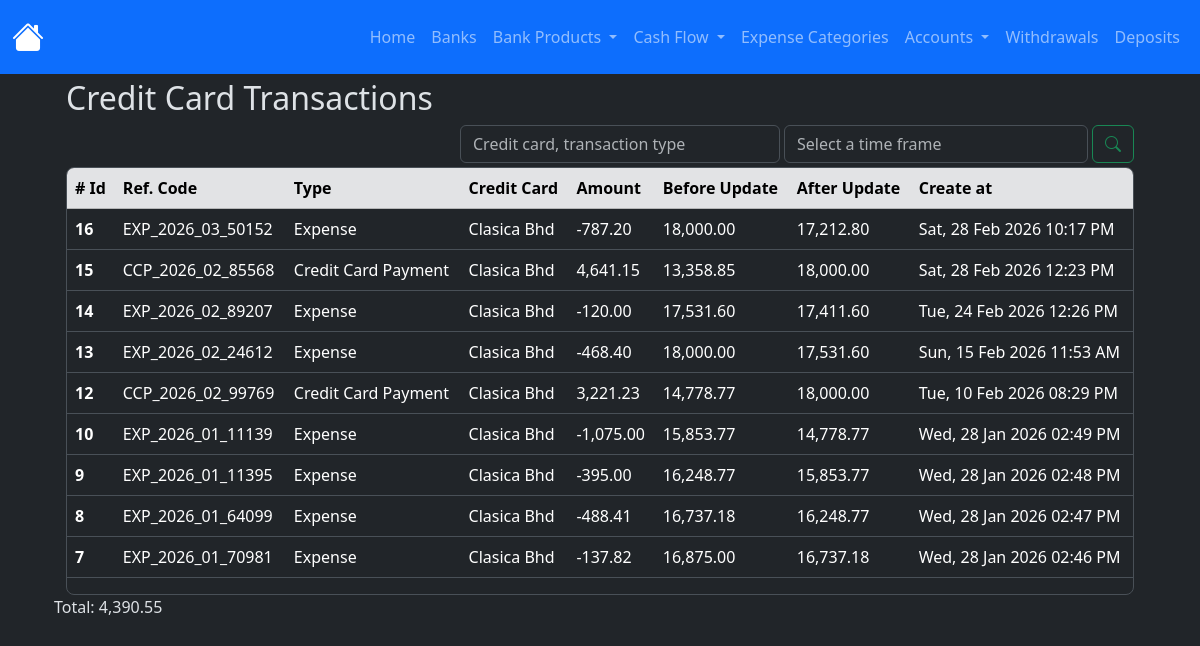
Before: /credit_card_ledger/ledger with the older database file.
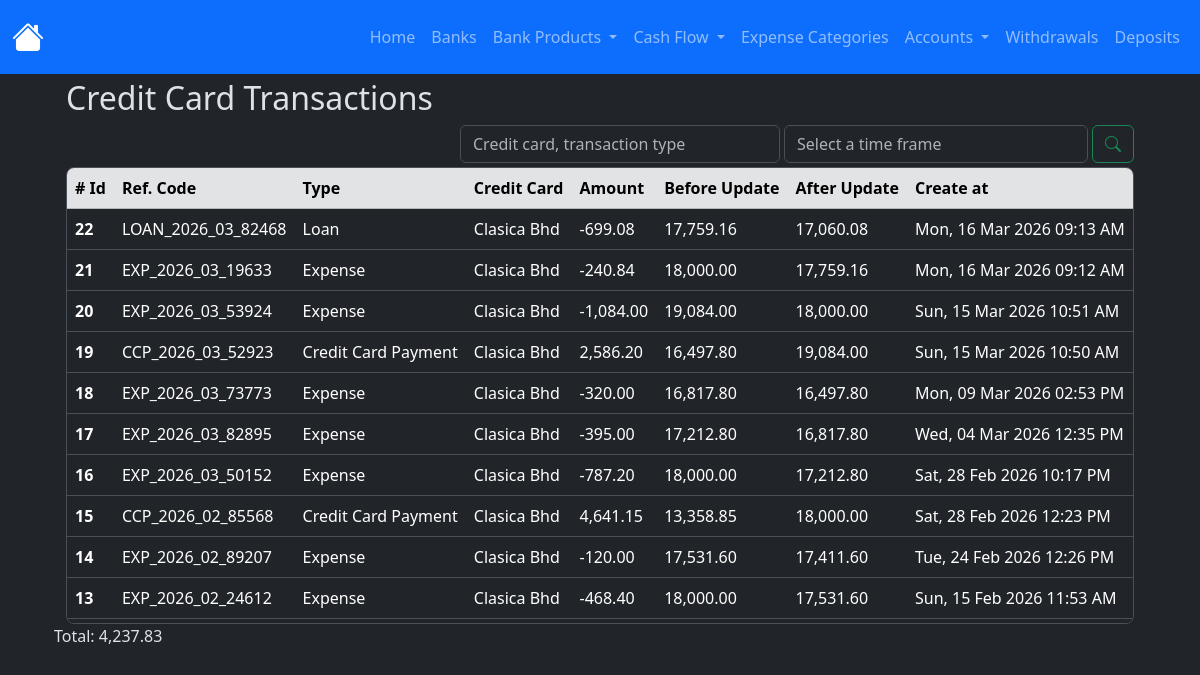
After: the same page with the newer database file.
### app/models/credit_card_transactions_ledger.py (models this page shows, shortened)
class CreditCardTransactionsLedger(db.Model):
    __tablename__ = 'credit_card_transactions_ledger'
    id = db.Column(db.Integer, primary_key=True)
    amount = db.Column(db.Numeric(10,2), nullable=False)
    transaction_type = db.Column(db.String(100), nullable=False)
    reference_code = db.Column(db.String(100), nullable=False)
    credit_card_id = db.Column(db.Integer, db.ForeignKey('credit_cards.id'), nullable=False)
    before_update_balance = db.Column(db.Numeric(10,2), nullable=False)
    after_update_balance = db.Column(db.Numeric(10,2), nullable=False)
    created_at = db.Column(
        db.DateTime(timezone=True),
        default=utcnow, #internally sqlalchemy will exectute the function so dont add the parentheses otherwise it'll break down when creating the record in the db
        nullable=False
    )
    updated_at = db.Column(
        db.DateTime(timezone=True),
        onupdate=utcnow, #internally sqlalchemy will exectute the function so dont add the parentheses otherwise it'll break down when creating the record in the db
    )
    credit_card = db.relationship('CreditCard', back_populates='transaction_ledger')

### app/models/credit_card.py (models this page shows)
class CreditCard(db.Model):
    __tablename__ = 'credit_cards'
    id = db.Column(db.Integer, primary_key=True)
    nick_name = db.Column(db.String(100))
    amount_available = db.Column(db.Numeric(10,2), nullable=False, default=0.00)
    limit = db.Column(db.Numeric(10,2), nullable=False, default=0.00)
    is_active = db.Column(db.Boolean, default=True)
    is_deleted = db.Column(db.Boolean, default=False, nullable=False)
    bank_id = db.Column(db.Integer, db.ForeignKey('banks.id'), nullable=False)
    created_at = db.Column(
        db.DateTime(timezone=True),
        default=utcnow, #internally sqlalchemy will exectute the function so dont add the parentheses otherwise it'll break down when creating the record in the db
        nullable=False
    )
    updated_at = db.Column(
        db.DateTime(timezone=True),
        onupdate=utcnow, #internally sqlalchemy will exectute the function so dont add the parentheses otherwise it'll break down when creating the record in the db
    )
    bank = relationship('Bank', back_populates='credit_cards')
    expenses = relationship('Expense', back_populates='credit_card', order_by='desc(Expense.created_at)')
    payments = relationship('CreditCardPayment', back_populates='credit_card', order_by='desc(CreditCardPayment.created_at)')
    loans = relationship('Loan', back_populates='credit_card', order_by='desc(Loan.created_at)')
    transaction_ledger = relationship('CreditCardTransactionsLedger', back_populates='credit_card', order_by='desc(CreditCardTransactionsLedger.created_at)', cascade='all, delete-orphan')

### app/routes/credit_card_transaction_routes.py (the view)
@credit_card_ledger_bp.route('/ledger')
def index():
    ledgers = (
        CreditCardTransactionsLedger.query
        .order_by(CreditCardTransactionsLedger.created_at.desc())
        .all()
    )
    context = {
        'ledgers': ledgers,
        'format_amount': format_amount,
        'total_amount': total_amount,
    }
    return render_template('credit_cards/ledger.html', **context)

### app/utils/numeric_casting.py (called while the page is built)
def total_amount(obj_list: list):
    total = Decimal()
    for o in obj_list:
        total += o.amount
    return format_amount(total)

def format_amount(value):
    try:
        return f'{value:,.2f}';
    except Exception as e:
        return None

### app/templates/credit_cards/ledger.html (shortened to what this page needs)
{% extends 'layout.html' %}
{% block content %}
    <div class="container w-100">
        <h2>Credit Card Transactions</h2>
        <div class="d-flex justify-content-end gap-1 flex-wrap flex-md-nowrap mt-2">
            <div class="w-100 w-md-auto mt-md-0" style="max-width: 320px;">
                <input type="text" class="form-control" id="filter-byfiled-input-id" placeholder="Credit card, transaction type">
            </div>
            <div class="d-flex gap-1 w-100" style="max-width: 350px;">
                <div class="w-100 w-md-auto mt-md-0">
                    <input type="text" class="form-control" id="filter-bytime-input-id" placeholder="Select a time frame">
                </div>
                <button type="button" class="btn btn-outline-success" id="btn-search-id"><i class="bi bi-search"></i></button>
            </div>
        </div>
        <div class="table-responsive overflow-y-auto border rounded-3 mt-1" style="max-height: 457px;">
            <table class="table table-hover">
                <thead class="sticky-top">
                    <tr class="table-secondary">
                    <th scope="col"># Id</th>
                    <th scope="col">Ref. Code</th>
                    <th scope="col">Type</th>
                    <th scope="col">Credit Card</th>
                    <th scope="col">Amount</th>
                    <th scope="col">Before Update</th>
                    <th scope="col">After Update</th>
                    <th scope="col">Create at</th>
                    </tr>
                </thead>
                <tbody id="cashledger-table-body-id">
                  {% for ledger in ledgers %}
                    <tr>
                        <th scope="row">{{ ledger.id }}</th>
                        <td>{{ ledger.reference_code }}</td>
                        <td>{{ ledger.transaction_type | title }}</td>
                        <td>{{ ledger.credit_card.nick_name | title }}</td>
                        <td>{{ format_amount(ledger.amount) }}</td>
                        <td>{{ format_amount(ledger.before_update_balance) }}</td>
                        <td>{{ format_amount(ledger.after_update_balance) }}</td>
                        <td>{{ ledger.created_at | format_datetime("EEE, dd MMM yyyy hh:mm a") }}</td>
                    </tr>
                  {% endfor %}
                </tbody>
            </table>
        </div>
    </div>
    <p id="lbl-total-ledgers">Total: {{ total_amount(ledgers) }}</p>
<link href="https://cdn.jsdelivr.net/npm/@sweetalert2/theme-dark@5/dark.css" rel="stylesheet">
<link rel="stylesheet" href="https://cdn.jsdelivr.net/npm/flatpickr/dist/flatpickr.min.css">
{% endblock %}

Changed rows visible on the page:
no longer on this page (row unchanged): CreditCardTransactionsLedger: id "12", reference_code "CCP_2026_02_99769", transaction_type "Credit Card Payment", credit_card.nick_name "Clasica Bhd", amount "3,221.23", before_update_balance "14,778.77", after_update_balance "18,000.00", created_at "Tue, 10 Feb 2026 08:29 PM"
no longer on this page (row unchanged): CreditCardTransactionsLedger: id "10", reference_code "EXP_2026_01_11139", transaction_type "Expense", credit_card.nick_name "Clasica Bhd", amount "-1,075.00", before_update_balance "15,853.77", after_update_balance "14,778.77", created_at "Wed, 28 Jan 2026 02:49 PM"
no longer on this page (row unchanged): CreditCardTransactionsLedger: id "9", reference_code "EXP_2026_01_11395", transaction_type "Expense", credit_card.nick_name "Clasica Bhd", amount "-395.00", before_update_balance "16,248.77", after_update_balance "15,853.77", created_at "Wed, 28 Jan 2026 02:48 PM"
no longer on this page (row unchanged): CreditCardTransactionsLedger: id "8", reference_code "EXP_2026_01_64099", transaction_type "Expense", credit_card.nick_name "Clasica Bhd", amount "-488.41", before_update_balance "16,737.18", after_update_balance "16,248.77", created_at "Wed, 28 Jan 2026 02:47 PM"
no longer on this page (row unchanged): CreditCardTransactionsLedger: id "7", reference_code "EXP_2026_01_70981", transaction_type "Expense", credit_card.nick_name "Clasica Bhd", amount "-137.82", before_update_balance "16,875.00", after_update_balance "16,737.18", created_at "Wed, 28 Jan 2026 02:46 PM"
added CreditCardTransactionsLedger: id "22", reference_code "LOAN_2026_03_82468", transaction_type "Loan", credit_card.nick_name "Clasica Bhd", amount "-699.08", before_update_balance "17,759.16", after_update_balance "17,060.08", created_at "Mon, 16 Mar 2026 09:13 AM", amount.amount "4,237.83"
added CreditCardTransactionsLedger: id "21", reference_code "EXP_2026_03_19633", transaction_type "Expense", credit_card.nick_name "Clasica Bhd", amount "-240.84", before_update_balance "18,000.00", after_update_balance "17,759.16", created_at "Mon, 16 Mar 2026 09:12 AM"
added CreditCardTransactionsLedger: id "20", reference_code "EXP_2026_03_53924", transaction_type "Expense", credit_card.nick_name "Clasica Bhd", amount "-1,084.00", before_update_balance "19,084.00", after_update_balance "18,000.00", created_at "Sun, 15 Mar 2026 10:51 AM"
added CreditCardTransactionsLedger: id "19", reference_code "CCP_2026_03_52923", transaction_type "Credit Card Payment", credit_card.nick_name "Clasica Bhd", amount "2,586.20", before_update_balance "16,497.80", after_update_balance "19,084.00", created_at "Sun, 15 Mar 2026 10:50 AM"
added CreditCardTransactionsLedger: id "18", reference_code "EXP_2026_03_73773", transaction_type "Expense", credit_card.nick_name "Clasica Bhd", amount "-320.00", before_update_balance "16,817.80", after_update_balance "16,497.80", created_at "Mon, 09 Mar 2026 02:53 PM"
added CreditCardTransactionsLedger: id "17", reference_code "EXP_2026_03_82895", transaction_type "Expense", credit_card.nick_name "Clasica Bhd", amount "-395.00", before_update_balance "17,212.80", after_update_balance "16,817.80", created_at "Wed, 04 Mar 2026 12:35 PM"
Other visible differences:
{{ total_amount(ledgers) }}: "4,390.55" → "4,237.83"
